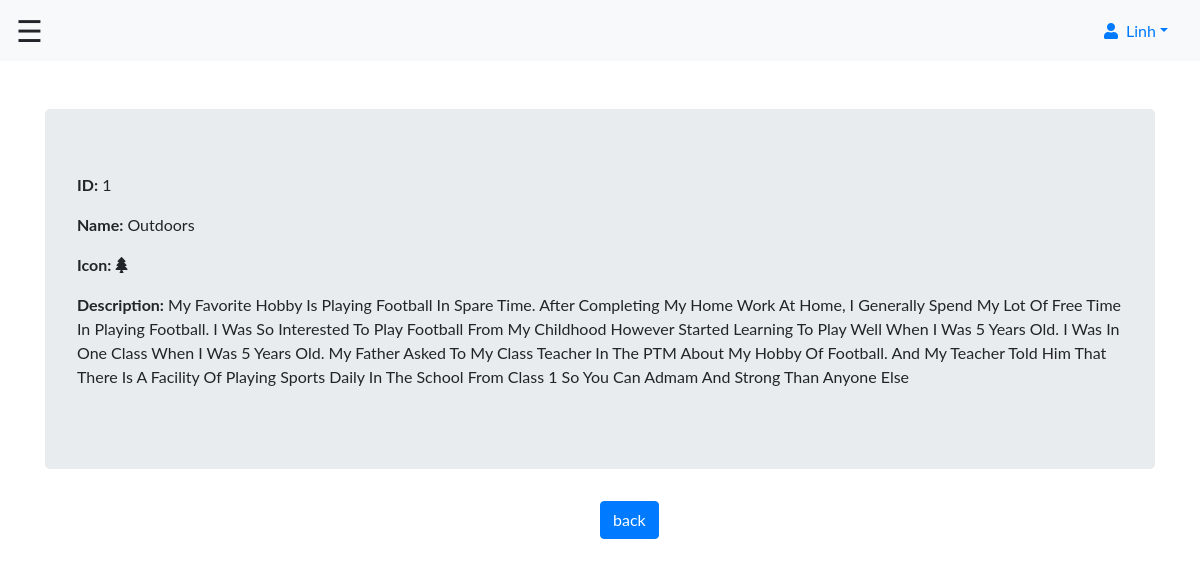
/server/page_item/detail_hobbie.php?id=1 (signed in), run on the app's committed database.
### tables this page shows
CREATE TABLE `hobbies` (
  `id_h` int(11) NOT NULL,
  `id_a` int(11) DEFAULT NULL,
  `name_h` varchar(255) DEFAULT NULL,
  `icon_h` varchar(500) DEFAULT NULL,
  `describes` text DEFAULT NULL
);

### server/database/dbhandler.php (called while the page is built, shortened)
<?php
    require("dbconnect.php");
    function queryhandler( $query, $option , $data = [] ){
        global $conn;
        $stmt = $conn->prepare($query);
        if(count($data)>0){
            $datatype = "";
            foreach($data as $d){
                if(is_int($d)){
                    $datatype = $datatype.'i';
                }else if(is_double($d)){
                    $datatype = $datatype.'d';
                }else if(is_string($d)){
                    $datatype = $datatype.'s';
                }
            }
            $getData = array_values($data);
            $stmt->bind_param($datatype, ...$getData);
        }
        $stmt->execute();
        return($option =="set") ? $stmt : $stmt->get_result()->fetch_all(MYSQLI_ASSOC);
    }

### server/page_item/detail_hobbie.php (the view, shortened to what this page needs)
<?php
require("../database/dbhandler.php");
$admin = queryhandler("Select * from admin LIMIT 1","get");
if(isset($_GET['id'])){
    $getID = $_REQUEST['id'];
    $hobbie = queryhandler("select * from hobbies where id_h = ?","get",[$getID]);
}
?>
<!doctype html>
<html lang="en">
  <head>
    <link rel="stylesheet" href="../../css/bootstrap.min.css">
    <link href="../../fontawesome-free-5.12.0-web/css/all.css" rel="stylesheet">
  </head>
  <body>
  <div class="wrapper">
      <div id="body" class="active">
        <?php
          include("../component/nav.php");
        ?>
        <div class="content mt-5">
          <div class="container">
            <div class="row">
              <div class="col-12">
                <div class="jumbotron text-left">
                  <p><strong>ID:</strong> <?php echo $hobbie[0]["id_h"]; ?></p>
                  <p><strong>Name:</strong> <?php echo $hobbie[0]["name_h"]; ?></p>
                  <p><strong>Icon:</strong> <i class="<?php echo $hobbie[0]["icon_h"]; ?>"></i></p>
                  <p><strong>Description:</strong> <?php echo ucwords($hobbie[0]["describes"]); ?></p>
                </div>
                <a style="margin-left: 50%;" class="btn btn-primary" href="hobbie.php" role="button">back</a>
              </div>
            </div>
          </div>
        </div>
      </div>
    </div>
</body>
  </body>
</html>

### server/component/nav.php (shortened to what this page needs)
<nav class="navbar navbar-expand-sm navbar-light bg-light sticky-top">
            <span style="font-size:30px;cursor:pointer" onclick="openNav()">&#9776;</span>
            <div class="btn-group-vertical ml-auto" role="group" aria-label="">
                <div class="btn-group mr-3" role="group">
                    <a id="dropdownId" type="button" class="dropdown-toggle" data-toggle="dropdown" aria-haspopup="true"aria-expanded="false"><i class="fas fa-user mr-2"></i><?php echo explode(" ",$admin[0]['name_a'])[count(explode(" ",$admin[0]['name_a']))-1];?></a>
                </div>
            </div>
</nav>

### server/component/sidebar.php (style rules this page uses)
body { font-family: "Lato", sans-serif; }

### data on the page
hobbies: id_h "1", name_h "Outdoors", describes "My Favorite Hobby Is Playing Football In Spare Time. After Completing My Home Work At Home, I Generally Spend My Lot Of Free Time In Playing Football. I Was So Interested To Play Football From My Childhood However Started Learning To Play Well When I Was 5 Years Old. I Was In One Class When I Was 5 Years Old. My Father Asked To My Class Teacher In The PTM About My Hobby Of Football. And My Teacher Told Him That There Is A Facility Of Playing Sports Daily In The School From Class 1 So You Can Admam And Strong Than Anyone Else"
